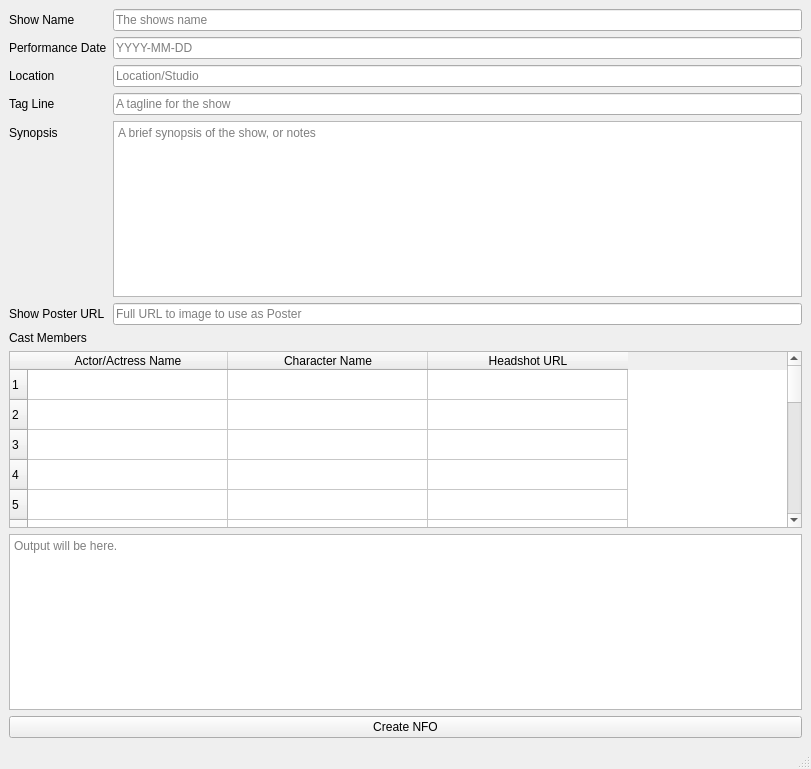
<?xml version="1.0" encoding="UTF-8"?>
<ui version="4.0">
 <class>MainWindow</class>
 <widget class="QMainWindow" name="MainWindow">
  <property name="geometry">
   <rect>
    <x>0</x>
    <y>0</y>
    <width>811</width>
    <height>769</height>
   </rect>
  </property>
  <property name="windowTitle">
   <string>Bootleg NFO Builder for Plex</string>
  </property>
  <widget class="QWidget" name="centralwidget">
   <property name="layoutDirection">
    <enum>Qt::LeftToRight</enum>
   </property>
   <layout class="QVBoxLayout" name="verticalLayout">
    <item>
     <layout class="QFormLayout" name="ShowInfoForm">
      <item row="0" column="0">
       <widget class="QLabel" name="showNameLabel">
        <property name="text">
         <string>Show Name</string>
        </property>
       </widget>
      </item>
      <item row="0" column="1">
       <widget class="QLineEdit" name="showNameInput">
        <property name="placeholderText">
         <string>The shows name</string>
        </property>
       </widget>
      </item>
      <item row="1" column="0">
       <widget class="QLabel" name="showDateLabel">
        <property name="text">
         <string>Performance Date</string>
        </property>
       </widget>
      </item>
      <item row="1" column="1">
       <widget class="QLineEdit" name="showDateInput">
        <property name="placeholderText">
         <string>YYYY-MM-DD</string>
        </property>
       </widget>
      </item>
      <item row="2" column="0">
       <widget class="QLabel" name="showLocationLabel">
        <property name="text">
         <string>Location</string>
        </property>
       </widget>
      </item>
      <item row="2" column="1">
       <widget class="QLineEdit" name="showLocationInput">
        <property name="placeholderText">
         <string>Location/Studio</string>
        </property>
       </widget>
      </item>
      <item row="3" column="0">
       <widget class="QLabel" name="showTaglineLabel">
        <property name="text">
         <string>Tag Line</string>
        </property>
       </widget>
      </item>
      <item row="3" column="1">
       <widget class="QLineEdit" name="showTaglineInput">
        <property name="placeholderText">
         <string>A tagline for the show</string>
        </property>
       </widget>
      </item>
      <item row="4" column="0">
       <widget class="QLabel" name="showSynopsisLabel">
        <property name="text">
         <string>Synopsis</string>
        </property>
       </widget>
      </item>
      <item row="4" column="1">
       <widget class="QTextEdit" name="showSynopsisInput">
        <property name="placeholderText">
         <string>A brief synopsis of the show, or notes</string>
        </property>
       </widget>
      </item>
      <item row="5" column="0">
       <widget class="QLabel" name="showPosterLabel">
        <property name="text">
         <string>Show Poster URL</string>
        </property>
       </widget>
      </item>
      <item row="5" column="1">
       <widget class="QLineEdit" name="showPosterInput">
        <property name="placeholderText">
         <string>Full URL to image to use as Poster</string>
        </property>
       </widget>
      </item>
     </layout>
    </item>
    <item>
     <widget class="QLabel" name="CastLabel">
      <property name="text">
       <string>Cast Members</string>
      </property>
     </widget>
    </item>
    <item>
     <widget class="QTableWidget" name="castTable">
      <property name="rowCount">
       <number>20</number>
      </property>
      <attribute name="horizontalHeaderCascadingSectionResizes">
       <bool>false</bool>
      </attribute>
      <attribute name="horizontalHeaderMinimumSectionSize">
       <number>150</number>
      </attribute>
      <attribute name="horizontalHeaderDefaultSectionSize">
       <number>200</number>
      </attribute>
      <attribute name="horizontalHeaderShowSortIndicator" stdset="0">
       <bool>false</bool>
      </attribute>
      <row/>
      <row/>
      <row/>
      <row/>
      <row/>
      <row/>
      <row/>
      <row/>
      <row/>
      <row/>
      <row/>
      <row/>
      <row/>
      <row/>
      <row/>
      <row/>
      <row/>
      <row/>
      <row/>
      <row/>
      <column>
       <property name="text">
        <string>Actor/Actress Name</string>
       </property>
      </column>
      <column>
       <property name="text">
        <string>Character Name</string>
       </property>
      </column>
      <column>
       <property name="text">
        <string>Headshot URL</string>
       </property>
      </column>
      <item row="0" column="0">
       <property name="flags">
        <set>ItemIsSelectable|ItemIsEditable|ItemIsDragEnabled|ItemIsDropEnabled|ItemIsEnabled</set>
       </property>
      </item>
     </widget>
    </item>
    <item>
     <widget class="QTextEdit" name="outputTextArea">
      <property name="placeholderText">
       <string>Output will be here.</string>
      </property>
     </widget>
    </item>
    <item>
     <widget class="QPushButton" name="CreateNFO">
      <property name="text">
       <string>Create NFO</string>
      </property>
     </widget>
    </item>
   </layout>
  </widget>
  <widget class="QStatusBar" name="statusbar"/>
  <widget class="QMenuBar" name="menubar">
   <property name="geometry">
    <rect>
     <x>0</x>
     <y>0</y>
     <width>811</width>
     <height>20</height>
    </rect>
   </property>
  </widget>
  <action name="actionQuit">
   <property name="text">
    <string>Quit</string>
   </property>
  </action>
 </widget>
 <resources/>
 <connections/>
</ui>
